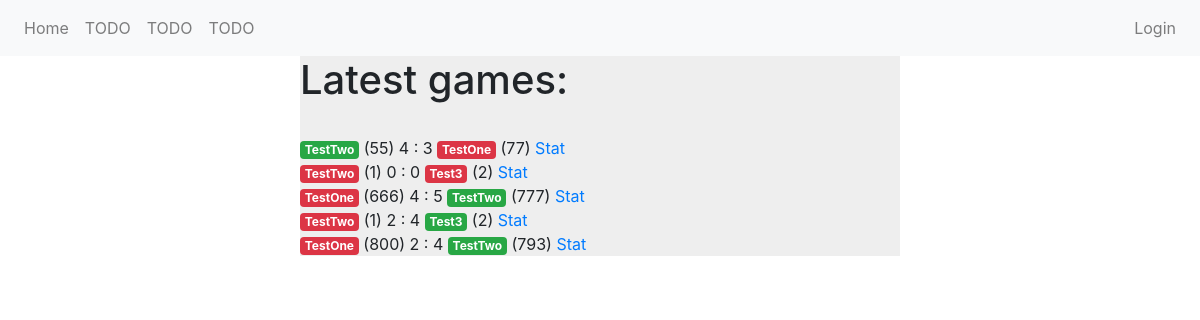
/core/, run on the app's committed database.
### core/models.py (models this page shows, shortened)
class Player(models.Model):
    name = models.CharField(max_length=30)
    elo = models.IntegerField()
    userID = models.ForeignKey(User, on_delete=models.SET_NULL, null=True)

class Game(models.Model):
    player1  = models.ForeignKey(Player, on_delete=models.PROTECT, related_name="player_one")
    player2  = models.ForeignKey(Player, on_delete=models.PROTECT, related_name="player_two")
    score1   = models.IntegerField(default=0)
    score2   = models.IntegerField(default=0)
    elo1     = models.IntegerField()
    elo2     = models.IntegerField()
    change   = models.IntegerField(default=0)
    date     = models.DateTimeField(auto_now_add=True)
    verified = models.BooleanField(default=False)
    def p1win(self):
        if self.score1 > self.score2:
            return "success"
        else:
            return "danger"
    def p2win(self):
        if self.score2 > self.score1:
            return "success"
        else:
            return "danger"

### core/views.py (the view)
# urls.py: path('', views.index, name='index'),
def index(request):
    latest_game_list = Game.objects.order_by("-date")[:5]
    template = loader.get_template("core/index.html")
    context = {
        'games': latest_game_list,
    }
    return HttpResponse(template.render(context, request))

### templates/core/index.html (shortened to what this page needs)
{% extends "core/base.html" %}
{% block main %}
    <h1>Latest games:</h1> <br>
    {% for x in games %}
        {% include "small/game_small.html" with game=x only %}
    {% endfor %}
{% endblock %}

### templates/small/game_small.html
{% if game %}
    <div>
        {% include "small/player_small.html" with id=game.player1.pk name=game.player1.name elo=game.elo1 color=game.p1win only %}
        {{ game.score1 }} : {{ game.score2 }}
        {% include "small/player_small.html" with id=game.player2.pk name=game.player2.name elo=game.elo2 color=game.p2win only %}
        <a href="/core/game/{{ game.pk }}">Stat</a>
    </div>
{% else %}
    No such game
{% endif %}

### templates/small/player_small.html
<a href="/core/player/{{ id }}" {% if color %} class="badge badge-{{ color }}" {% endif %}>{{ name }}</a>
{% if elo %}
    ({{ elo }})
{% endif %}

### data on the page
Game: elo1 "55 77", score1 "4", score2 "3"
Player: name "TestTwo"
Player: name "TestOne"
Game: elo1 "1 2", score1 "0", score2 "0"
Player: name "Test3"
Game: elo1 "666 777", score1 "4", score2 "5"
Game: elo "1 2", score1 "2", score2 "4"
Game: elo1 "800 793", score1 "2", score2 "4"
